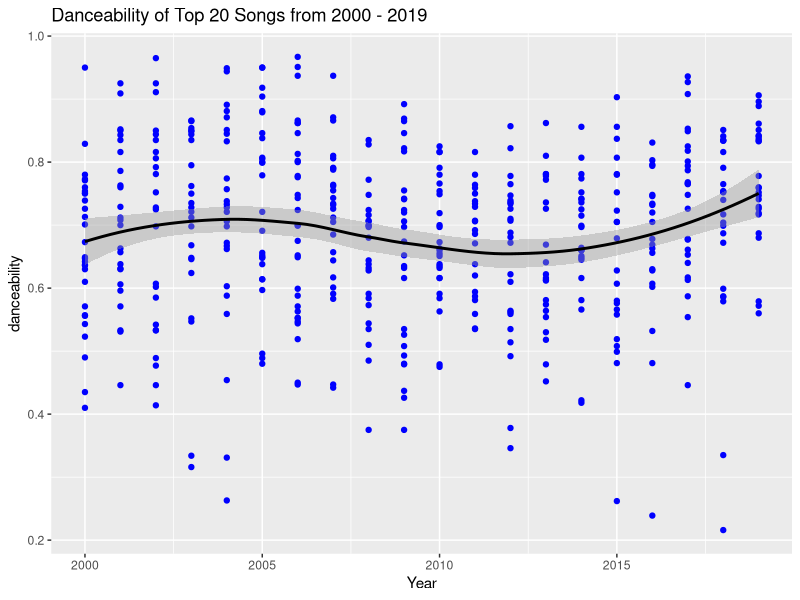

Write R code to recreate this figure.
# import libraries
library(dplyr)
library(ggplot2)

# Read in song data
songs <- read.csv("data/song_data.csv", stringsAsFactors = F)

# Choose a feature to check against a regression, in this case
# we're looking at `danceability`
value <- "danceability"
feature <- songs[[value]]

danceability_trends <- ggplot(data = songs) +
  geom_point(mapping = aes(x = year, y = feature), color = "blue") +
  geom_smooth(mapping = aes(x = year, y = feature), color = "black") +
  xlab("Year") +
  ylab(value) +
  ggtitle("Danceability of Top 20 Songs from 2000 - 2019")
